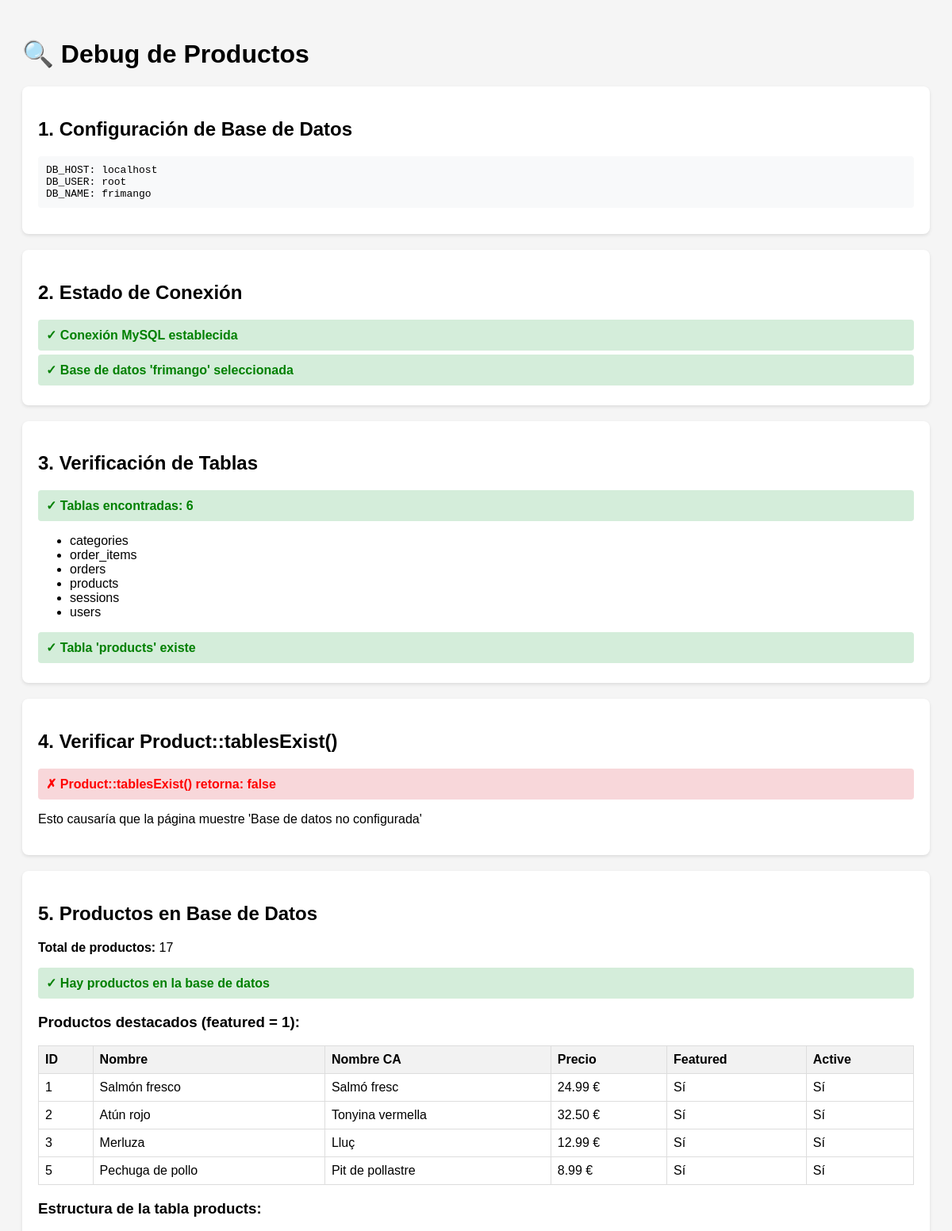
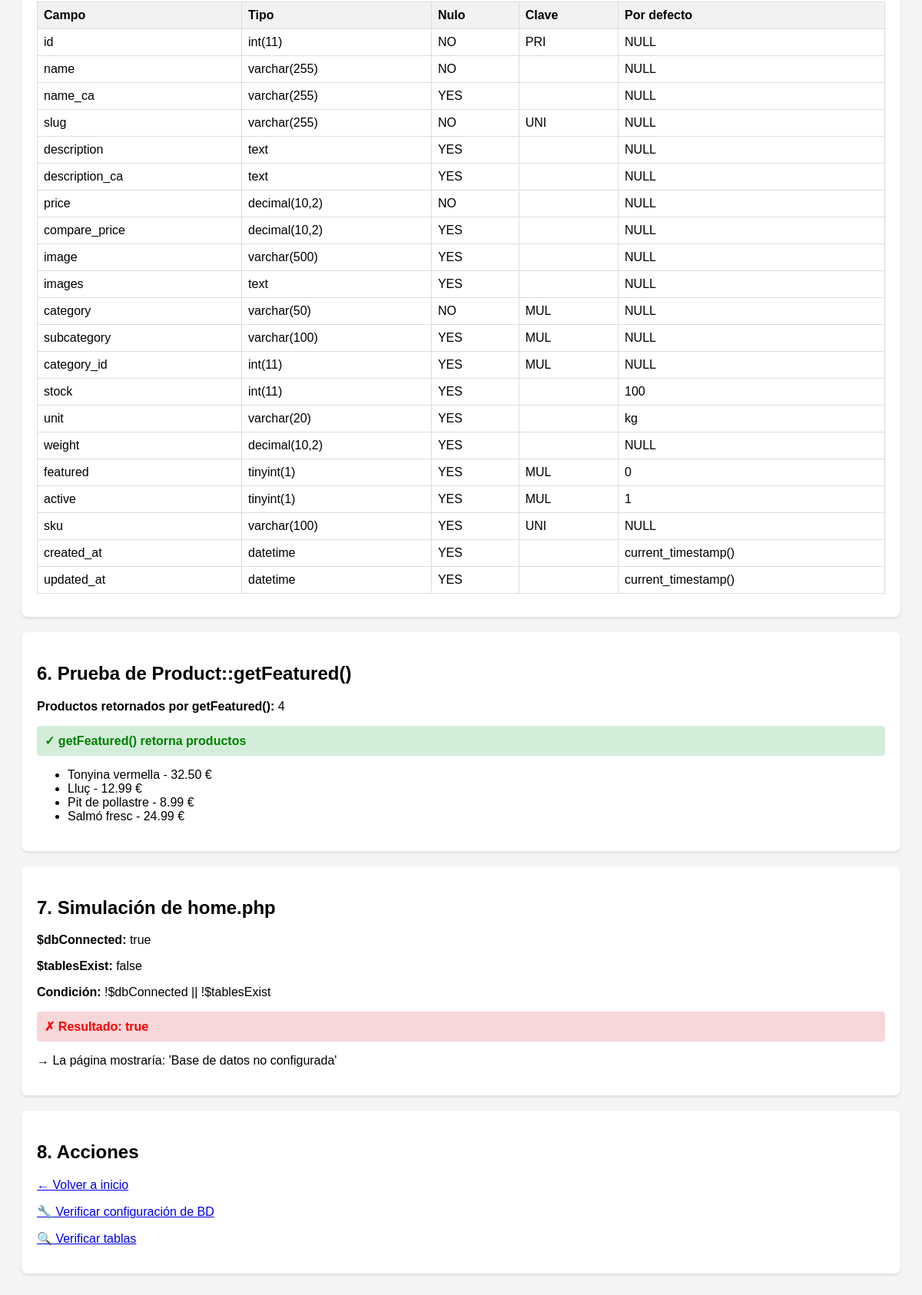
Page /debug-productos.php on the committed database (2 pictures, top to bottom).
### tables this page shows
CREATE TABLE IF NOT EXISTS products (
    id INT AUTO_INCREMENT PRIMARY KEY,
    name VARCHAR(255) NOT NULL,
    name_ca VARCHAR(255) DEFAULT NULL,
    slug VARCHAR(255) UNIQUE NOT NULL,
    description TEXT DEFAULT NULL,
    description_ca TEXT DEFAULT NULL,
    price DECIMAL(10, 2) NOT NULL,
    compare_price DECIMAL(10, 2) DEFAULT NULL,
    image VARCHAR(500) DEFAULT NULL,
    images TEXT DEFAULT NULL COMMENT 'JSON array de imágenes',
    category VARCHAR(50) NOT NULL,
    subcategory VARCHAR(100) DEFAULT NULL,
    category_id INT DEFAULT NULL,
    stock INT DEFAULT 100,
    unit VARCHAR(20) DEFAULT 'kg',
    weight DECIMAL(10, 2) DEFAULT NULL,
    featured BOOLEAN DEFAULT 0,
    active BOOLEAN DEFAULT 1,
    sku VARCHAR(100) UNIQUE DEFAULT NULL,
    created_at DATETIME DEFAULT CURRENT_TIMESTAMP,
    updated_at DATETIME DEFAULT CURRENT_TIMESTAMP ON UPDATE CURRENT_TIMESTAMP,
    FOREIGN KEY (category_id) REFERENCES categories(id) ON DELETE SET NULL,
    INDEX idx_category (category),
    INDEX idx_subcategory (subcategory),
    INDEX idx_featured (featured),
    INDEX idx_active (active),
    INDEX idx_slug (slug)
);

### src/Product.php (called while the page is built, shortened)
<?php
class Product {
    public static function getFeatured($limit = 8) {
        try {
            $db = Database::getInstance();
            $conn = $db->getConnection();
            if (!empty(DB_NAME)) {
                $conn->select_db(DB_NAME);
            }
            $checkActive = $conn->query("SHOW COLUMNS FROM products LIKE 'active'");
            $hasActiveColumn = ($checkActive !== false && $checkActive->num_rows > 0);
            if ($hasActiveColumn) {
                $query = "SELECT * FROM products WHERE featured = 1 AND active = 1 ORDER BY name LIMIT ?";
            } else {
                $query = "SELECT * FROM products WHERE featured = 1 ORDER BY name LIMIT ?";
            }
            $stmt = $conn->prepare($query);
            $stmt->bind_param('i', $limit);
            if (!$stmt->execute()) {
                error_log("Error ejecutando consulta getFeatured: " . $stmt->error);
                $stmt->close();
                return [];
            }
            $result = $stmt->get_result();
            $products = [];
            while ($row = $result->fetch_assoc()) {
                $products[] = $row;
            }
            return $products;
        } catch (Exception $e) {
            error_log("Excepción en getFeatured: " . $e->getMessage());
            return [];
        }
    }
    public static function tablesExist() {
        try {
            $db = Database::getInstance();
            $conn = $db->getConnection();
            $query = "SELECT COUNT(*) as count FROM information_schema.tables
                     WHERE table_schema = ? AND table_name = 'products'";
            $stmt = $conn->prepare($query);
            $dbName = DB_NAME;
            $stmt->bind_param('s', $dbName);
            $stmt->execute();
            $result = $stmt->get_result();
            $row = $result->fetch_assoc();
            return isset($row['count']) && $row['count'] > 0;
        } catch (Exception $e) {
            error_log("Excepción en tablesExist: " . $e->getMessage());
            try {
                $db = Database::getInstance();
                if (!$db->isConnected()) {
                    return false;
                }
                $conn = $db->getConnection();
                if (!empty(DB_NAME)) {
                    $conn->select_db(DB_NAME);
                }
                $result = $conn->query("SHOW TABLES LIKE 'products'");
                return $result !== false && $result->num_rows > 0;
            } catch (Exception $e2) {
                return false;
            }
        }
    }
}

### src/Database.php (called while the page is built, shortened)
<?php
class Database {
    private static $instance = null;
    private $connection;
    private function __construct() {
        if (DB_TYPE === 'mysql') {
            $this->connection = @new mysqli(DB_HOST, DB_USER, DB_PASS);
            $this->connection->set_charset(DB_CHARSET);
        }
    }
    public static function getInstance() {
        if (self::$instance === null) {
            self::$instance = new self();
        }
        return self::$instance;
    }
    public function isConnected() {
        return $this->connection !== null && !$this->connection->connect_error;
    }
}

### debug-productos.php (the view, shortened to what this page needs)
<?php
echo "<!DOCTYPE html><html><head><meta charset='UTF-8'><title>Debug Productos</title>";
echo "<style>body{font-family:Arial;padding:20px;background:#f5f5f5;}";
echo ".ok{color:green;font-weight:bold;background:#d4edda;padding:10px;border-radius:4px;margin:5px 0;}";
echo ".error{color:red;font-weight:bold;background:#f8d7da;padding:10px;border-radius:4px;margin:5px 0;}";
echo ".warning{color:orange;font-weight:bold;background:#fff3cd;padding:10px;border-radius:4px;margin:5px 0;}";
echo ".box{background:white;padding:20px;margin:20px 0;border-radius:8px;box-shadow:0 2px 4px rgba(0,0,0,0.1);}";
echo "pre{background:#f8f9fa;padding:10px;border-radius:4px;overflow:auto;}";
echo "table{border-collapse:collapse;width:100%;margin:10px 0;}";
echo "td,th{border:1px solid #ddd;padding:8px;text-align:left;}";
echo "th{background:#f2f2f2;}";
echo "</style></head><body><h1>🔍 Debug de Productos</h1>";
echo "<div class='box'>";
echo "<h2>1. Configuración de Base de Datos</h2>";
echo "<pre>";
echo "DB_HOST: " . DB_HOST . "\n";
echo "DB_USER: " . DB_USER . "\n";
echo "DB_NAME: " . DB_NAME . "\n";
echo "</pre>";
echo "</div>";
try {
    $db = Database::getInstance();
    echo "<div class='box'>";
    echo "<h2>2. Estado de Conexión</h2>";
    echo "<p class='ok'>✓ Conexión MySQL establecida</p>";
    $conn = $db->getConnection();
    if ($conn->select_db(DB_NAME)) {
        echo "<p class='ok'>✓ Base de datos '" . DB_NAME . "' seleccionada</p>";
    } else {
        echo "<p class='error'>✗ Error al seleccionar base de datos: " . $conn->error . "</p>";
    }
    echo "</div>";
    echo "<div class='box'>";
    echo "<h2>3. Verificación de Tablas</h2>";
    $result = $conn->query("SHOW TABLES");
    if ($result && $result->num_rows > 0) {
        echo "<p class='ok'>✓ Tablas encontradas: " . $result->num_rows . "</p>";
        $tables = [];
        while ($row = $result->fetch_array()) {
            $tables[] = $row[0];
        }
        echo "<ul>";
        foreach ($tables as $table) {
            echo "<li>" . $table . "</li>";
        }
        echo "</ul>";
        if (in_array('products', $tables)) {
            echo "<p class='ok'>✓ Tabla 'products' existe</p>";
        } else {
            echo "<p class='error'>✗ Tabla 'products' NO existe</p>";
        }
    } else {
        echo "<p class='error'>✗ No se encontraron tablas</p>";
    }
    echo "</div>";
    echo "<div class='box'>";
    echo "<h2>4. Verificar Product::tablesExist()</h2>";
    $exists = Product::tablesExist();
    if ($exists) {
        echo "<p class='ok'>✓ Product::tablesExist() retorna: <strong>true</strong></p>";
    } else {
        echo "<p class='error'>✗ Product::tablesExist() retorna: <strong>false</strong></p>";
        echo "<p>Esto causaría que la página muestre 'Base de datos no configurada'</p>";
    }
    echo "</div>";
    if (in_array('products', $tables)) {
        echo "<div class='box'>";
        echo "<h2>5. Productos en Base de Datos</h2>";
        $result = $conn->query("SELECT COUNT(*) as total FROM products");
        if ($result) {
            $row = $result->fetch_assoc();
            $total = $row['total'];
            echo "<p><strong>Total de productos:</strong> " . $total . "</p>";
            if ($total > 0) {
                echo "<p class='ok'>✓ Hay productos en la base de datos</p>";
                $result = $conn->query("SELECT * FROM products WHERE featured = 1 LIMIT 10");
                if ($result && $result->num_rows > 0) {
                    echo "<h3>Productos destacados (featured = 1):</h3>";
                    echo "<table>";
                    echo "<tr><th>ID</th><th>Nombre</th><th>Nombre CA</th><th>Precio</th><th>Featured</th><th>Active</th></tr>";
                    while ($row = $result->fetch_assoc()) {
                        echo "<tr>";
                        echo "<td>" . $row['id'] . "</td>";
                        echo "<td>" . htmlspecialchars($row['name'] ?? '') . "</td>";
                        echo "<td>" . htmlspecialchars($row['name_ca'] ?? '') . "</td>";
                        echo "<td>" . $row['price'] . " €</td>";
                        echo "<td>" . ($row['featured'] ? 'Sí' : 'No') . "</td>";
                        echo "<td>" . (isset($row['active']) && $row['active'] ? 'Sí' : 'No') . "</td>";
                        echo "</tr>";
                    }
                    echo "</table>";
                }
                echo "<h3>Estructura de la tabla products:</h3>";
                $result = $conn->query("DESCRIBE products");
                if ($result) {
                    echo "<table>";
                    echo "<tr><th>Campo</th><th>Tipo</th><th>Nulo</th><th>Clave</th><th>Por defecto</th></tr>";
                    while ($row = $result->fetch_assoc()) {
                        echo "<tr>";
                        echo "<td>" . $row['Field'] . "</td>";
                        echo "<td>" . $row['Type'] . "</td>";
                        echo "<td>" . $row['Null'] . "</td>";
                        echo "<td>" . $row['Key'] . "</td>";
                        echo "<td>" . ($row['Default'] ?? 'NULL') . "</td>";
                        echo "</tr>";
                    }
                    echo "</table>";
                }
            }
        } else {
            echo "<p class='error'>✗ Error al contar productos: " . $conn->error . "</p>";
        }
        echo "</div>";
        echo "<div class='box'>";
        echo "<h2>6. Prueba de Product::getFeatured()</h2>";
        try {
            $featuredProducts = Product::getFeatured();
            echo "<p><strong>Productos retornados por getFeatured():</strong> " . count($featuredProducts) . "</p>";
            if (count($featuredProducts) > 0) {
                echo "<p class='ok'>✓ getFeatured() retorna productos</p>";
                echo "<ul>";
                foreach (array_slice($featuredProducts, 0, 5) as $product) {
                    echo "<li>" . htmlspecialchars($product['name_ca'] ?? $product['name'] ?? 'Sin nombre') . " - " . $product['price'] . " €</li>";
                }
                echo "</ul>";
            } else {
                echo "<p class='warning'>⚠ getFeatured() retorna un array vacío</p>";
                echo "<p>Esto causaría que la página muestre 'No hay productos destacados disponibles'</p>";
            }
        } catch (Exception $e) {
            echo "<p class='error'>✗ Error al llamar getFeatured(): " . htmlspecialchars($e->getMessage()) . "</p>";
        }
        echo "</div>";
        echo "<div class='box'>";
        echo "<h2>7. Simulación de home.php</h2>";
        $dbConnected = $db->isConnected();
        $tablesExist = Product::tablesExist();
        echo "<p><strong>\$dbConnected:</strong> " . ($dbConnected ? "true" : "false") . "</p>";
        echo "<p><strong>\$tablesExist:</strong> " . ($tablesExist ? "true" : "false") . "</p>";
        echo "<p><strong>Condición:</strong> !\$dbConnected || !\$tablesExist</p>";
        if (!$dbConnected || !$tablesExist) {
            echo "<p class='error'>✗ Resultado: <strong>true</strong></p>";
            echo "<p>→ La página mostraría: 'Base de datos no configurada'</p>";
        }
        echo "</div>";
    }
} catch (Exception $e) {
    echo "<div class='box'>";
    echo "<h2 class='error'>Error</h2>";
    echo "<pre>" . htmlspecialchars($e->getMessage()) . "\n\n" . htmlspecialchars($e->getTraceAsString()) . "</pre>";
    echo "</div>";
}
echo "<div class='box'>";
echo "<h2>8. Acciones</h2>";
echo "<p><a href='/'>← Volver a inicio</a></p>";
echo "<p><a href='/fix-database-name.php'>🔧 Verificar configuración de BD</a></p>";
echo "<p><a href='/verificar-tablas.php'>🔍 Verificar tablas</a></p>";
echo "</div>";
echo "</body></html>";

### rows in the picture
products: id "1", name "Salmón fresco", name_ca "Salmó fresc", price "24.99", featured "Sí", active "Sí"
products: id "2", name "Atún rojo", name_ca "Tonyina vermella", price "32.50", featured "Sí", active "Sí"
products: id "3", name "Merluza", name_ca "Lluç", price "12.99", featured "Sí", active "Sí"
products: id "5", name "Pechuga de pollo", name_ca "Pit de pollastre", price "8.99", featured "Sí", active "Sí"

### other values in the picture
DB_HOST "localhost"
DB_USER "root"
DB_NAME "frimango"
$result->num_rows "6"
$table "categories"
$table "order_items"
$table "orders"
$table "products"
$table "sessions"
$table "users"
$total "17"
$row['Field'] "id"
$row['Type'] "int(11)"
$row['Null'] "NO"
$row['Key'] "PRI"
